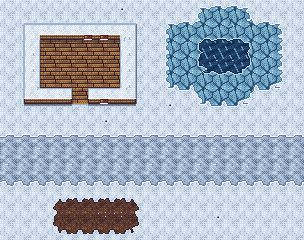

This is a level from a 2D game, rendered from its Tiled map with the project's own tilesets. A one-line summary and the complete map file follow:
An orthogonal 19x15 tile map with 16x16 px tiles, 2 tile layers (Ground, Walls), 9 tilesets and 41 objects (3x pine_1, 3x pine_2, 3x rock_s, 3x snow_pile_s, 2x tracks, ...).

<map version="1.10" tiledversion="1.10.2" orientation="orthogonal" renderorder="right-down" width="19" height="15" tilewidth="16" tileheight="16" infinite="0" nextlayerid="4" nextobjectid="42">
 <tileset firstgid="1" source="../tilesets/base_terrain.tsx" />
 <tileset firstgid="37" source="../tilesets/trans_snow_path.tsx" />
 <tileset firstgid="53" source="../tilesets/trans_snow_ice.tsx" />
 <tileset firstgid="69" source="../tilesets/trans_ice_water.tsx" />
 <tileset firstgid="85" source="../tilesets/trans_snow_dirt.tsx" />
 <tileset firstgid="101" source="../tilesets/trans_cabinfloor_snow.tsx" />
 <tileset firstgid="117" source="../tilesets/walls_logs.tsx" />
 <tileset firstgid="134" source="../tilesets/walls_stone.tsx" />
 <tileset firstgid="151" source="../tilesets/props.tsx" />
 <layer id="1" name="Ground" width="19" height="15">
  <data encoding="csv">
1,1,1,3,1,3,2,4,1,1,1,3,66,65,65,67,1,2,2,
1,103,104,104,104,104,104,104,102,3,66,65,61,11,12,57,65,67,2,
1,107,22,23,21,21,22,22,110,2,62,10,82,81,81,83,11,59,3,
2,107,21,23,21,21,21,23,110,2,62,11,78,15,15,75,10,59,1,
3,107,22,21,22,22,21,21,110,2,62,9,80,72,72,76,10,59,3,
2,107,21,23,22,22,22,21,110,1,64,56,54,11,11,55,56,60,1,
1,105,113,113,113,113,113,113,109,2,4,2,64,56,56,60,1,1,1,
1,1,1,1,2,1,4,3,1,1,2,3,2,3,2,3,1,1,3,
49,49,49,49,49,49,49,49,49,49,49,49,49,49,49,49,49,49,49,
5,5,7,5,5,5,6,5,5,6,6,5,5,7,5,5,5,6,5,
7,5,5,5,7,5,5,6,5,7,5,5,7,7,8,6,5,6,5,
40,40,40,40,40,40,40,40,40,40,40,40,40,40,40,40,40,40,40,
2,1,1,98,97,97,97,97,99,3,1,1,1,2,2,1,1,1,2,
2,2,3,94,17,17,18,18,91,1,3,1,2,4,2,1,1,1,2,
2,2,1,96,88,88,88,88,92,1,3,1,2,1,3,1,1,2,1
</data>
 </layer>
 <layer id="2" name="Walls" width="19" height="15">
  <data encoding="csv">
0,0,0,0,0,0,0,0,0,0,0,0,0,0,0,0,0,0,0,
0,119,120,120,120,120,120,120,118,0,0,0,0,0,0,0,0,0,0,
0,123,130,129,129,133,133,131,126,0,0,0,0,0,0,0,0,0,0,
0,123,126,0,0,0,0,123,126,0,0,0,0,0,0,0,0,0,0,
0,123,126,0,0,0,0,123,126,0,0,0,0,0,0,0,0,0,0,
0,123,128,120,118,119,120,124,126,0,0,0,0,0,0,0,0,0,0,
0,121,129,129,125,121,133,129,125,0,0,0,0,0,0,0,0,0,0,
0,0,0,0,0,0,0,0,0,0,0,0,0,0,0,0,0,0,0,
0,0,0,0,0,0,0,0,0,0,0,0,0,0,0,0,0,0,0,
0,0,0,0,0,0,0,0,0,0,0,0,0,0,0,0,0,0,0,
0,0,0,0,0,0,0,0,0,0,0,0,0,0,0,0,0,0,0,
0,0,0,0,0,0,0,0,0,0,0,0,0,0,0,0,0,0,0,
0,0,0,0,0,0,0,0,0,0,0,0,0,0,0,0,0,0,0,
0,0,0,0,0,0,0,0,0,0,0,0,0,0,0,0,0,0,0,
0,0,0,0,0,0,0,0,0,0,0,0,0,0,0,0,0,0,0
</data>
 </layer>
 <objectgroup id="3" name="Props" draworder="topdown">
  <object id="1" name="bare_tree" gid="154" x="125" y="221" width="22" height="28" />
  <object id="2" name="pine_1" gid="151" x="154" y="179" width="20" height="30" />
  <object id="3" name="pine_2" gid="152" x="266" y="149" width="20" height="30" />
  <object id="4" name="pine_3" gid="153" x="93" y="218" width="20" height="30" />
  <object id="5" name="well_frozen" gid="173" x="194" y="143" width="22" height="26" />
  <object id="6" name="woodshed" gid="182" x="52" y="177" width="20" height="26" />
  <object id="7" name="rock_l" gid="176" x="14" y="158" width="24" height="18" />
  <object id="8" name="cart" gid="181" x="153" y="196" width="24" height="16" />
  <object id="9" name="ice_crystal" gid="159" x="188" y="191" width="16" height="20" />
  <object id="10" name="snowman" gid="161" x="90" y="140" width="14" height="22" />
  <object id="11" name="lamp_post" gid="167" x="251" y="135" width="10" height="30" />
  <object id="12" name="signpost" gid="172" x="106" y="133" width="16" height="18" />
  <object id="13" name="firewood" gid="164" x="275" y="164" width="20" height="14" />
  <object id="14" name="bench" gid="180" x="47" y="193" width="22" height="12" />
  <object id="15" name="crate" gid="170" x="191" y="208" width="16" height="16" />
  <object id="16" name="tracks" gid="178" x="280" y="117" width="16" height="16" />
  <object id="17" name="campfire" gid="168" x="146" y="134" width="18" height="14" />
  <object id="18" name="barrel" gid="169" x="20" y="178" width="14" height="18" />
  <object id="19" name="sled" gid="165" x="209" y="213" width="20" height="12" />
  <object id="20" name="fence" gid="171" x="228" y="194" width="16" height="14" />
  <object id="21" name="icicle_spire" gid="160" x="291" y="77" width="12" height="18" />
  <object id="22" name="snow_pile" gid="162" x="104" y="155" width="18" height="12" />
  <object id="23" name="rock_m" gid="175" x="198" y="167" width="16" height="13" />
  <object id="24" name="wreath" gid="179" x="87" y="158" width="14" height="14" />
  <object id="25" name="frozen_reeds" gid="177" x="286" y="201" width="12" height="16" />
  <object id="26" name="stump_snow" gid="155" x="25" y="200" width="14" height="13" />
  <object id="27" name="stump_axe" gid="156" x="93" y="172" width="14" height="13" />
  <object id="28" name="frozen_bush" gid="157" x="134" y="176" width="13" height="12" />
  <object id="29" name="holly_bush" gid="158" x="17" y="132" width="13" height="12" />
  <object id="30" name="lantern" gid="166" x="209" y="199" width="10" height="14" />
  <object id="31" name="rock_s" gid="174" x="159" y="112" width="12" height="10" />
  <object id="32" name="snow_pile_s" gid="163" x="80" y="169" width="12" height="9" />
  <object id="33" name="pine_1" gid="151" x="123" y="153" width="20" height="30" />
  <object id="34" name="pine_1" gid="151" x="235" y="176" width="20" height="30" />
  <object id="35" name="pine_2" gid="152" x="255" y="210" width="20" height="30" />
  <object id="36" name="pine_2" gid="152" x="219" y="138" width="20" height="30" />
  <object id="37" name="rock_s" gid="174" x="28" y="216" width="12" height="10" />
  <object id="38" name="rock_s" gid="174" x="177" y="130" width="12" height="10" />
  <object id="39" name="snow_pile_s" gid="163" x="182" y="168" width="12" height="9" />
  <object id="40" name="snow_pile_s" gid="163" x="171" y="147" width="12" height="9" />
  <object id="41" name="tracks" gid="178" x="116" y="174" width="16" height="16" />
 </objectgroup>
</map>
